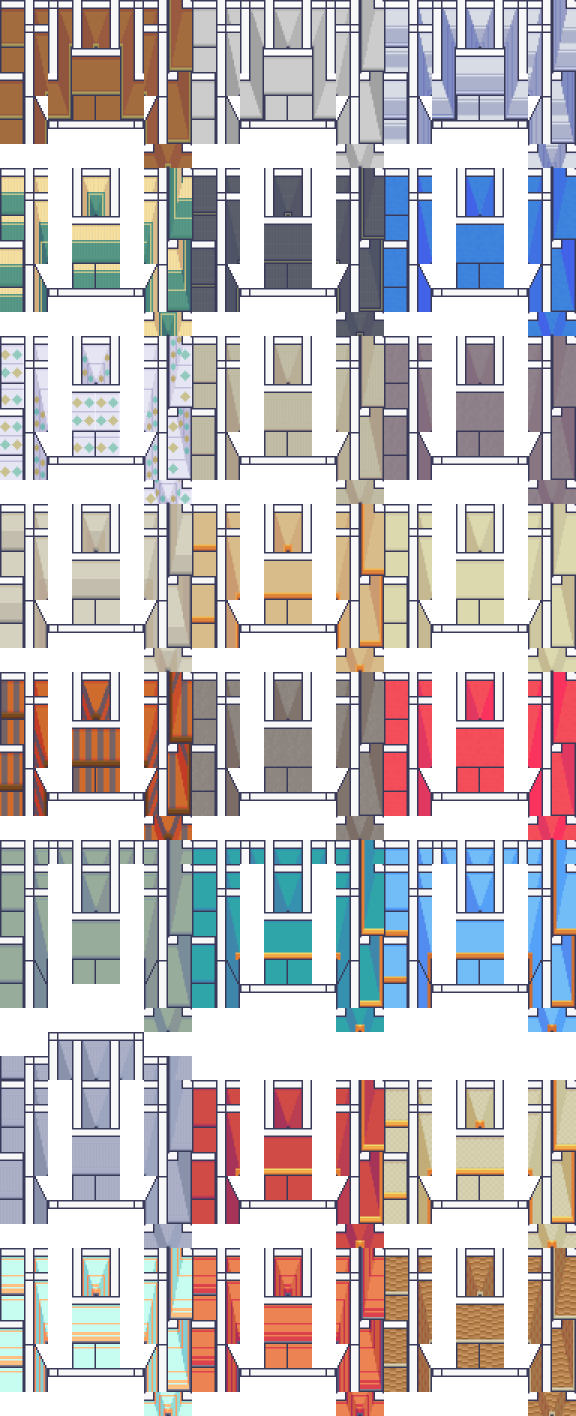
#> input picture games/pawnrun/assets/interiors/Room_Builder_3d_walls_48x48.png, 1152 x 2832 px, found by its file name (shown at 1/2 size); its folder holds 2 pictures in this run
$ python make_room.py
#> lines starting #> are read from the running program, lines starting #| are printed output that depends on the picture; after the words box and inside, x2 and y2 are one past the last pixel; in counts of white or black regions, pixels touching at a corner belong together
### games/pawnrun/tools/interior_color.py
"""Shared colour grade for the Modern Interiors art, so it sits next to the Tiny Swords art.

Measured (HSV, opaque pixels with saturation >= 0.12, median): Tiny Swords hero 0.38, terrain 0.40, all art 0.44;
Modern Interiors floors/walls 0.28, House A 0.30 (the Shadowless furniture crops are already 0.55, so they are left alone).
The grade bends luma by GAMMA, then scales chroma by SAT about the luma (see grade()). Earlier: SAT 1.5 alone (House A median sat 0.30 -> 0.42).
(House A median 0.30 -> 0.42). Brightness is left alone: the interiors are ~0.05 brighter (V median 0.67 vs 0.59-0.62), but darkening
turns the white wall rims grey, which is worse.

Applied ONLY by the generators (make_room.py for the Room_Builder sheets, make_house_a.py), which always start from the untouched pack files, so a
second run can never grade twice. Never import this to re-grade a file in assets/.
"""
import numpy as np
from PIL import Image

SAT = 1.9       # chroma about luma (user, 2026-10-21: "still dont look contrasty and saturated enough")
CON = 1.15      # contrast about 128 (user: "push it a bit further"): House A luma std 56 -> ~64 like Tiny Swords
GAMMA = 1.35    # luma curve: House A's median luma 162 -> ~135 (Tiny Swords 130) while white stays white and black stays black
# Measured luma std (contrast) over opaque pixels: Tiny Swords 64, House A 51, walls+floors 58, furniture crops 40.

def grade(im, sat=SAT, gamma=GAMMA, con=CON):
    """gamma on luma (keeps each pixel's hue and saturation), then con = linear contrast about 128, then sat = chroma scale."""
#> called with sat = 1.9, gamma = 1.35, con = 1.15
    a = np.array(im.convert("RGBA")).astype(float)
    rgb = a[..., :3]
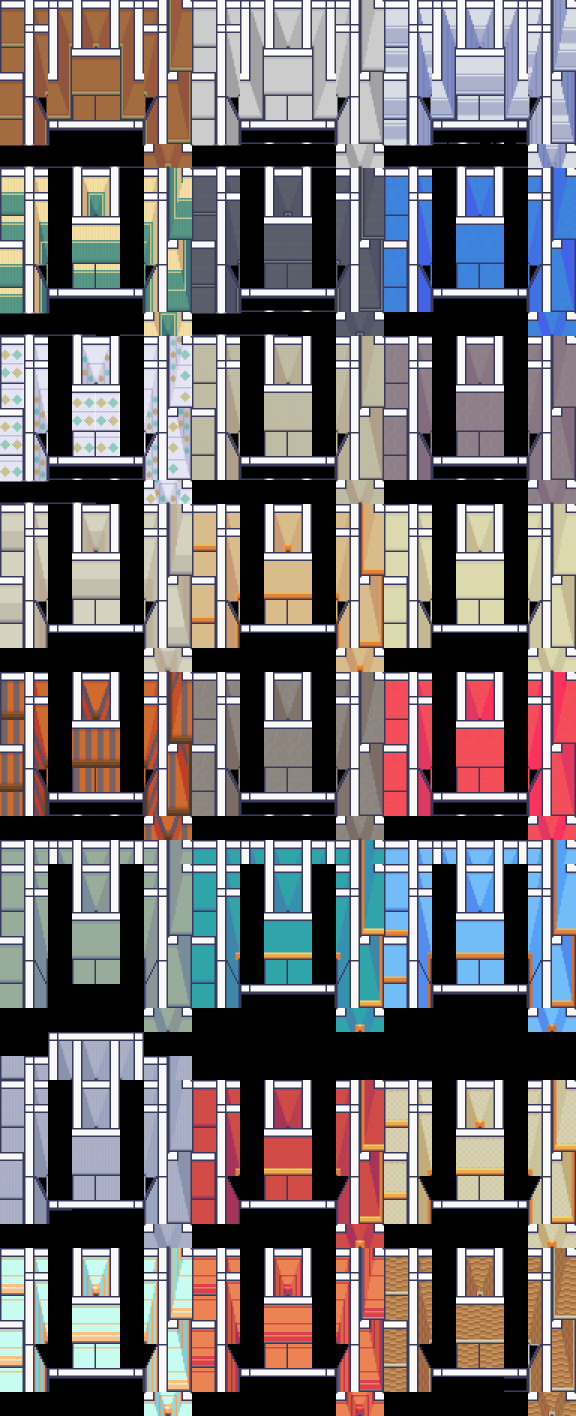
#> rgb: shape (2832, 1152, 3) float64 (shown at 1/2 size); mean R, G, B 114.5, 108.3, 109.9
    luma = (rgb * [0.299, 0.587, 0.114]).sum(-1, keepdims=True)
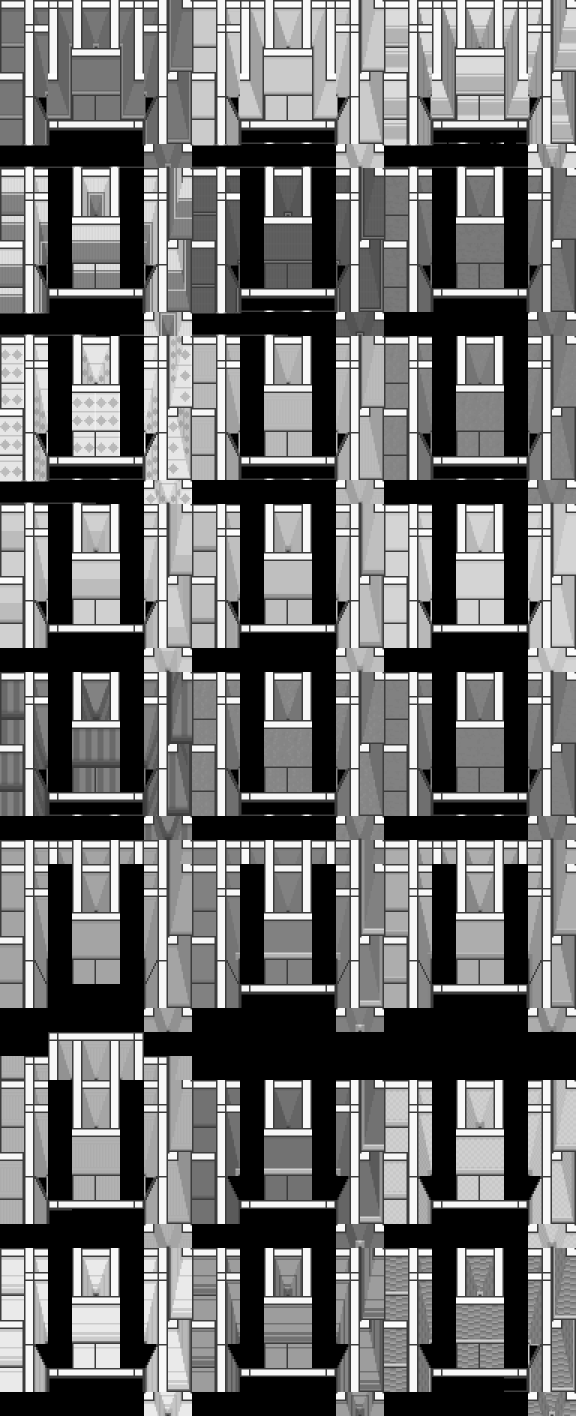
#> luma: shape (2832, 1152, 1) float64 (shown at 1/2 size); min 0, max 253, mean 110.3
    l2 = 128 + (255 * (luma / 255) ** gamma - 128) * con
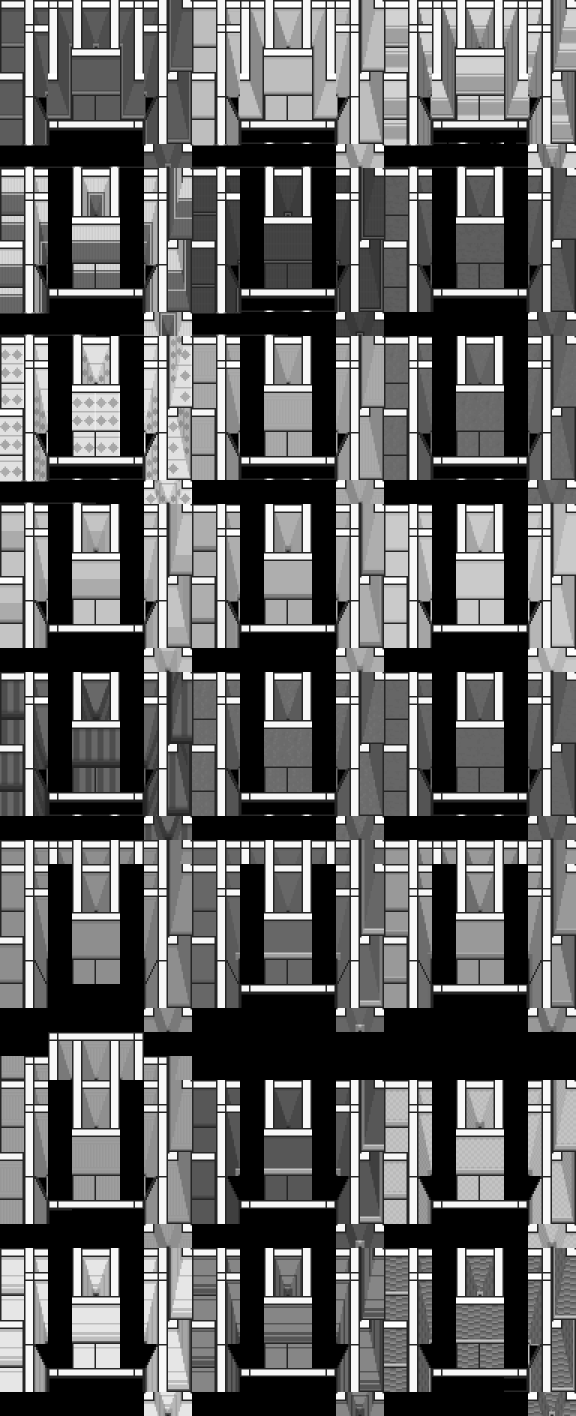
#> l2: shape (2832, 1152, 1) float64 (shown at 1/2 size); min -19.2, max 270.9, mean 93.2; drawn with min black and max white
    rgb = rgb * np.where(luma > 0, l2 / np.maximum(luma, 1e-6), 1)
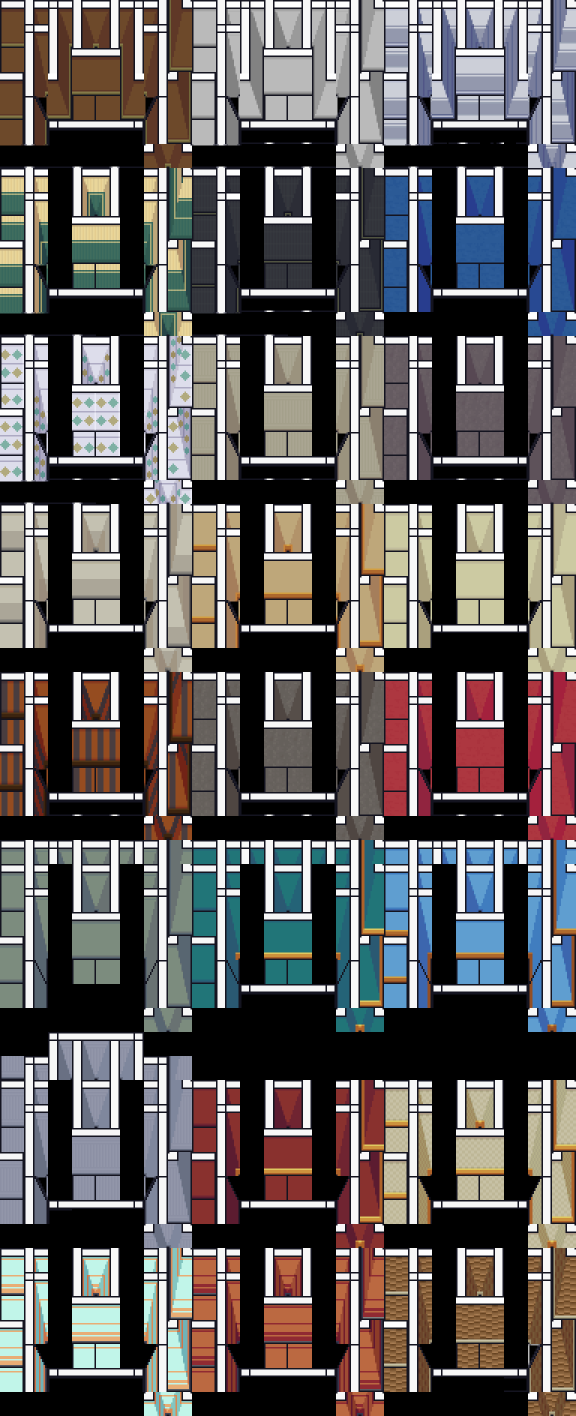
#> rgb: shape (2832, 1152, 3) float64 (shown at 1/2 size); mean R, G, B 102.4, 98.1, 97.3; drawn with min black and max white
    a[..., :3] = np.clip(l2 + (rgb - l2) * sat, 0, 255)
    return Image.fromarray(np.rint(a).astype(np.uint8), "RGBA")

### games/pawnrun/tools/make_room.py
#!/usr/bin/env python3
"""Regenerate House B: the Modern Interiors tilesets, the furniture crops and maps/interiors/house_b.tmj.

Run from anywhere:  python3 tools/make_room.py        (needs PIL, numpy; the Modern Interiors pack in WebGames/Assets)

Writes (all under the game folder):
  assets/interiors/Room_Builder_3d_walls_48x48.png, Room_Builder_Floors_48x48.png   colour-graded copies of the two Room_Builder sheets
  assets/interiors/furniture/*.png                                                  pieces cropped from the Shadowless Theme_Sorter sheets
  maps/room_walls.tsj      wall sheet; every tile has a collision shape = the box of its opaque pixels (made once, used by every room)
  maps/room_floors.tsj     floor sheet (no collision)
  maps/room_furniture.tsj  image-collection tileset of the cropped pieces, each with its own collision shape; objectalignment bottom
  maps/interiors/house_b.tmj  the room (rules: _guide/ROOM_RULES.txt of the pack). Edit it in Tiled afterwards; this only seeds it.
The tilesets are rewritten on every run, so run it only to rebuild from scratch.
"""
import json, sys
from pathlib import Path
import numpy as np
from PIL import Image

sys.path.insert(0, str(Path(__file__).resolve().parent))
from interior_color import grade

GAME = Path(__file__).resolve().parent.parent
PACK = GAME.parents[2] / "WebGames/Assets/moderninteriors-win/1_Interiors/48x48"
SUB, SORT = PACK / "Room_Builder_subfiles_48x48", PACK / "Theme_Sorter_Shadowless_48x48"
OUT = GAME / "assets/interiors"
T = 48

def dump(path, d): Path(path).write_text(json.dumps(d, indent=1) + "\n")
def prop(n, v): return {"name": n, "type": "string", "value": v}
def shape(sid, x, y, w, h): return {"id": sid, "name": "", "type": "", "rotation": 0, "visible": True, "x": x, "y": y, "width": w, "height": h}
def collision(rects): return {"draworder": "index", "id": 2, "name": "", "objects": [shape(i + 1, *r) for i, r in enumerate(rects)], "opacity": 1, "type": "objectgroup", "visible": True, "x": 0, "y": 0}

# ---- sheet tilesets -------------------------------------------------------------------------------------------------
def sheet_tsj(name, png, solid):
    im = Image.open(OUT / png).convert("RGBA"); a = np.array(im)[:, :, 3] > 0
    cols, rows = im.width // T, im.height // T
    tiles = []
    if solid:                       # one box per non-empty tile: the bounding box of its opaque pixels
        for i in range(cols * rows):
            r, c = divmod(i, cols); ys, xs = np.nonzero(a[r * T:(r + 1) * T, c * T:(c + 1) * T])
            if len(xs): tiles.append({"id": i, "objectgroup": collision([(int(xs.min()), int(ys.min()), int(xs.max() - xs.min() + 1), int(ys.max() - ys.min() + 1))])})
    d = {"type": "tileset", "name": name, "tiledversion": "1.12.2", "version": "1.10", "image": "../assets/interiors/" + png,
         "imagewidth": im.width, "imageheight": im.height, "columns": cols, "tilecount": cols * rows, "tilewidth": T, "tileheight": T,
         "margin": 0, "spacing": 0}
    if tiles: d["tiles"] = tiles
    dump(GAME / "maps" / (name + ".tsj"), d)
    return cols * rows

WALLS, FLOORS = "Room_Builder_3d_walls_48x48.png", "Room_Builder_Floors_48x48.png"
OUT.mkdir(parents=True, exist_ok=True)
for f in (WALLS, FLOORS): grade(Image.open(SUB / f)).save(OUT / f)      # colour-graded copies (tools/interior_color.py)
#> pass 2 of the loop `for f in (WALLS, FLOORS): grade(Image.open(SUB / f)).save(OUT / f)`:
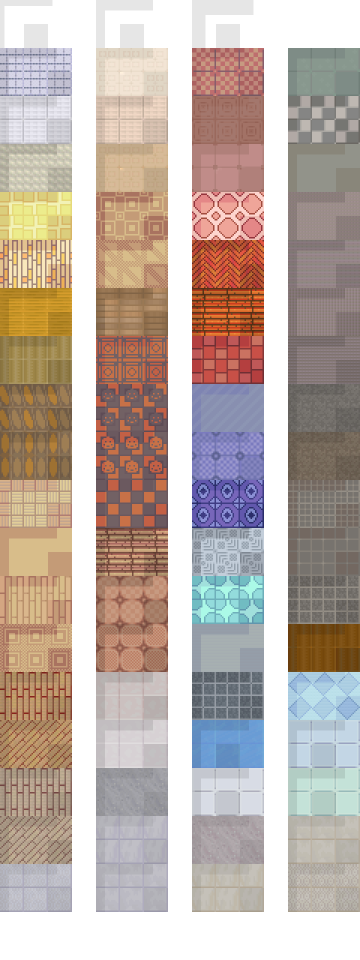
#> input picture games/pawnrun/assets/interiors/Room_Builder_Floors_48x48.png, 720 x 1920 px, found by its file name (shown at 1/2 size)
#> luma: shape (1920, 720, 1) float64
#> l2: shape (1920, 720, 1) float64
#> in grade (call 2), `rgb = rgb * np.where(luma > 0, l2 / np.maximum(luma, 1e-6), 1)`:
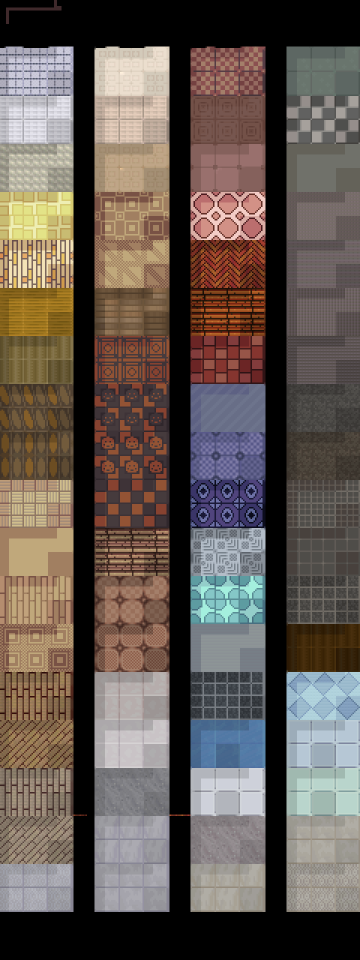
#> rgb: shape (1920, 720, 3) float64 (shown at 1/2 size); mean R, G, B 103.3, 92.5, 85.6; drawn with min black and max white
#> in grade (call 2), `a[..., :3] = np.clip(l2 + (rgb - l2) * sat, 0, 255)`:
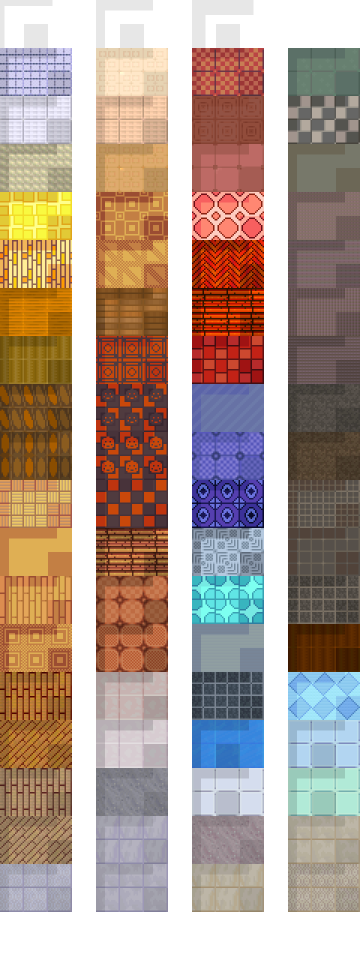
#> a: shape (1920, 720, 4) float64 (shown at 1/2 size); mean R, G, B, A 115.1, 94.7, 82.4, 183.9; transparent parts drawn white
n_walls = sheet_tsj("room_walls", WALLS, True)
#> in sheet_tsj, `a = np.array(im)[:, :, 3] > 0`:
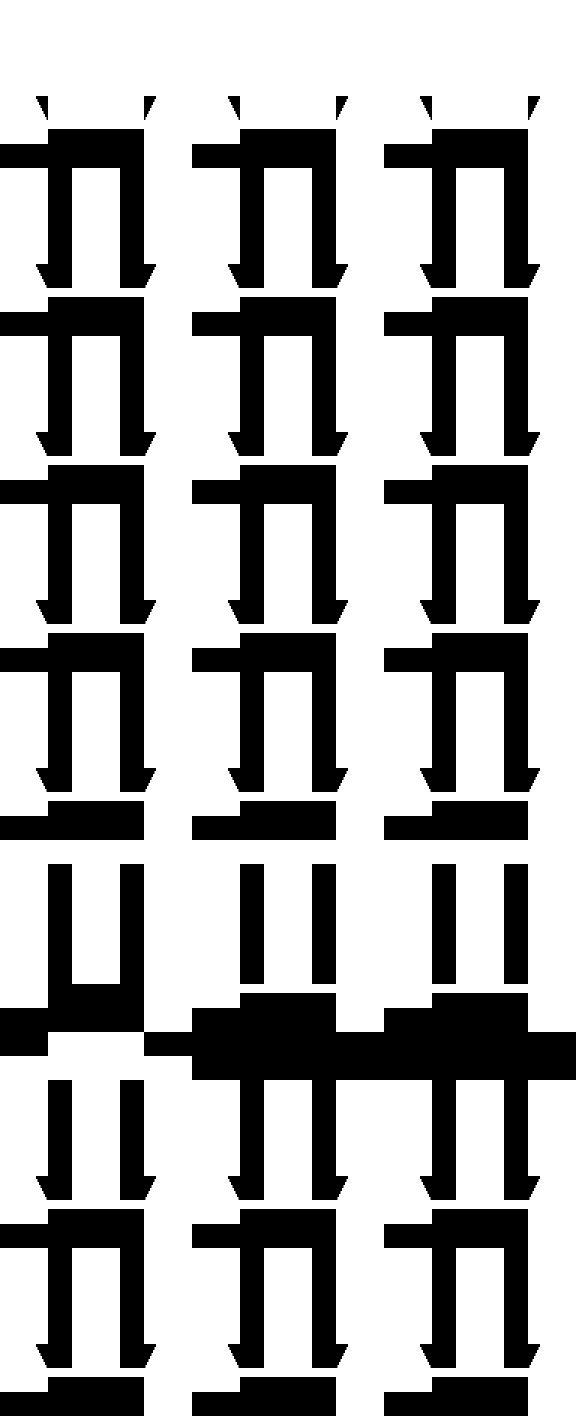
#> a: shape (2832, 1152) bool (shown at 1/2 size); 67.3% white; 34 black regions, largest, box (x1, y1, x2, y2) and area: (0, 1728, 1152, 2400) 216864, (0, 258, 312, 576) 43920, (384, 258, 696, 576) 43920
#> after the loop in sheet_tsj, `for i in range(cols * rows):`: tiles = 1022 items
#> n_walls = 1416
n_floors = sheet_tsj("room_floors", FLOORS, False)
#> call 2 of sheet_tsj, with name = 'room_floors', png = 'Room_Builder_Floors_48x48.png', solid = False
#> in sheet_tsj (call 2), `a = np.array(im)[:, :, 3] > 0`:
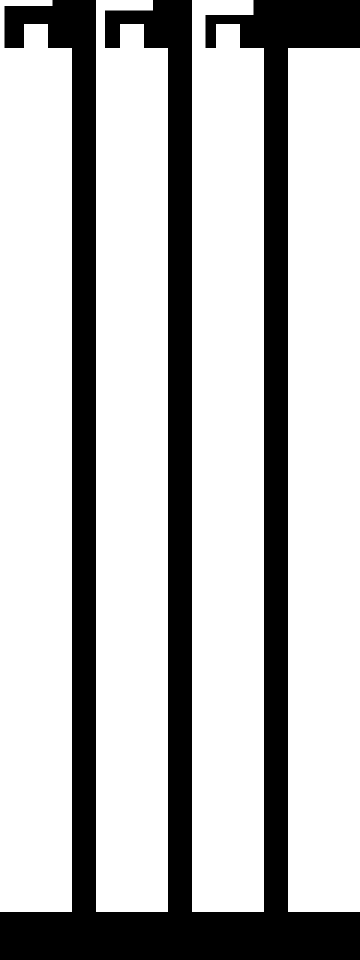
#> a: shape (1920, 720) bool (shown at 1/2 size); 73.3% white; 1 black region, box (x1, y1, x2, y2) and area: (0, 0, 720, 1920) 368928
#> n_floors = 600

# ---- furniture ------------------------------------------------------------------------------------------------------
# name: (sheet, col0, row0, col1, row1 (exclusive), collision (x, y, w, h) in the cropped image, depth property)
# The crop is trimmed to its opaque pixels. Contrast only (luma std 40 vs Tiny Swords 64): the Shadowless pieces already match the Tiny Swords saturation (median 0.55 vs 0.52). Collision follows the base: wall pieces block their whole floor depth.
PIECES = {
    "bed":        ("4_Bedroom",  9, 0, 11, 4,  lambda w, h: (0, 24, w, h - 24), None),
    "armoire":    ("2_LivingRoom", 7, 4, 9, 7, lambda w, h: (2, h - 48, w - 4, 48), None),
    "fireplace":  ("2_LivingRoom", 4, 23, 6, 26, lambda w, h: (0, h - 56, w, 56), None),
    "bookshelf":  ("5_Classroom_and_library", 0, 19, 3, 22, lambda w, h: (0, h - 48, w, 48), None),
    "table":      ("1_Generic", 0, 34, 4, 37, lambda w, h: (0, h - 55, w, 55), None),
    "rug":        ("1_Generic", 9, 4, 13, 7, None, "under"),
    "jar1":       ("2_LivingRoom", 0, 22, 1, 24, lambda w, h: (8, h - 20, w - 16, 20), None),
    "jar2":       ("2_LivingRoom", 1, 22, 2, 24, lambda w, h: (8, h - 20, w - 16, 20), None),
    "jar3":       ("2_LivingRoom", 2, 22, 3, 24, lambda w, h: (8, h - 20, w - 16, 20), None),
}
(OUT / "furniture").mkdir(exist_ok=True)
tiles, size = [], {}
for i, (name, (sh, c0, r0, c1, r1, col, depth)) in enumerate(PIECES.items()):
#> (the run stopped early here; a loop or call above may not have finished)
